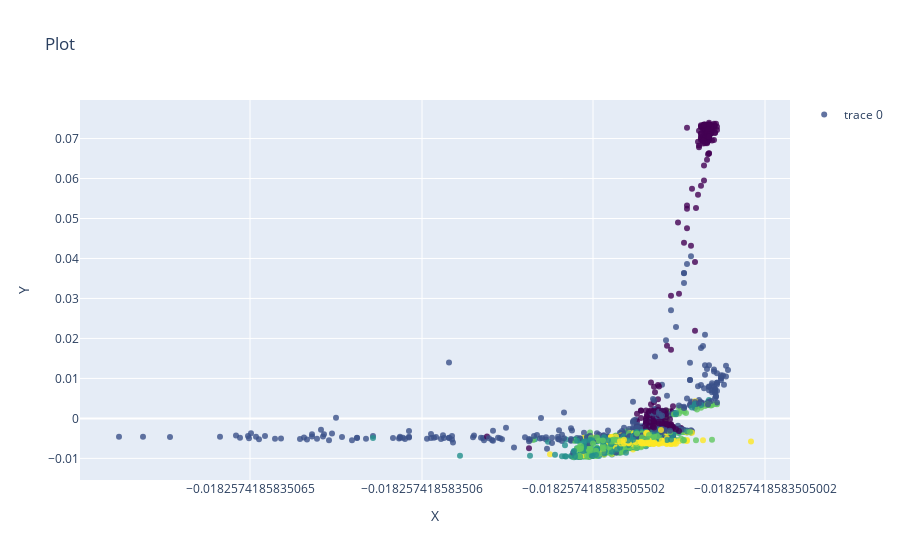

Notebook cell for this chart:
### Code cell
scatter(emb, label)

### Figure 1 — Plotly figure (JSON) as saved in the notebook; plotly's stock layout.template omitted (floating-point values rounded to 4 significant figures; data arrays with more than 128 entries replaced by an {"elided": "..."} marker saying what was removed)
{"data": [{"marker": {"color": {"elided": "3000 int values"}, "colorscale": [[0, "#440154"], [0.1111, "#482878"], [0.2222, "#3e4989"], [0.3333, "#31688e"], [0.4444, "#26828e"], [0.5556, "#1f9e89"], [0.6667, "#35b779"], [0.7778, "#6ece58"], [0.8889, "#b5de2b"], [1, "#fde725"]], "opacity": 0.8, "size": 6}, "mode": "markers", "type": "scatter", "x": {"elided": "3000 float values"}, "y": {"elided": "3000 float values"}}], "layout": {"showlegend": true, "title": {"text": "Plot"}, "xaxis": {"title": {"text": "X"}}, "yaxis": {"title": {"text": "Y"}}}}
